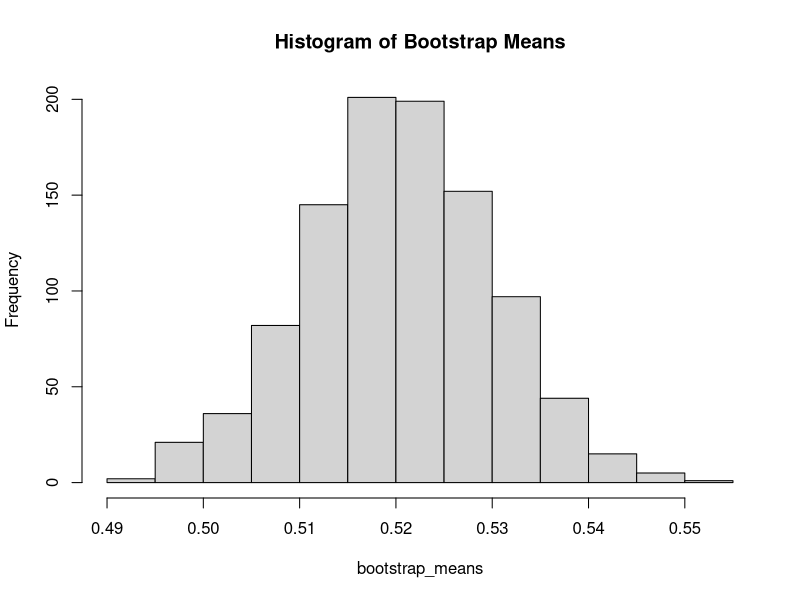
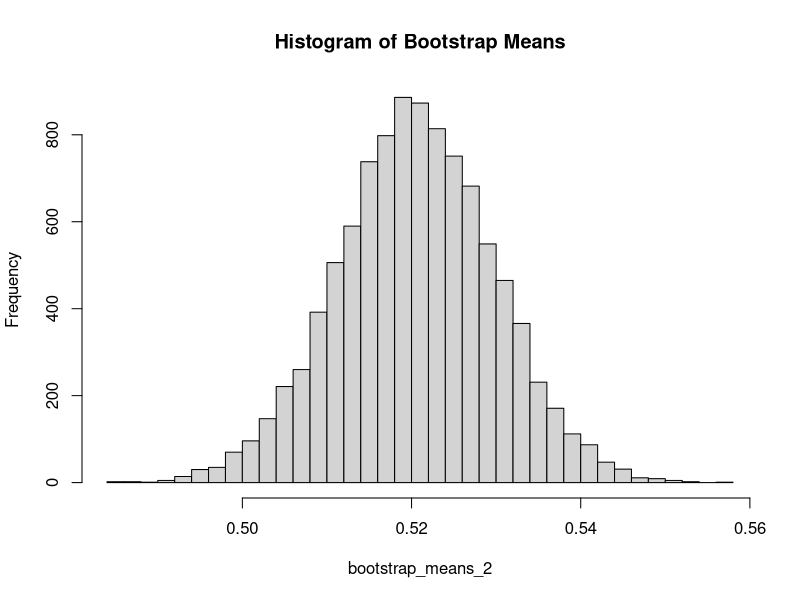
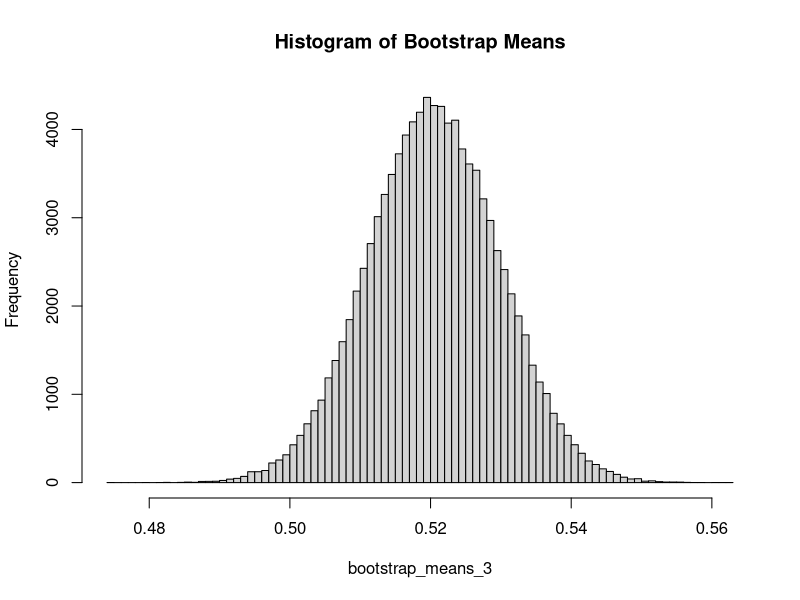

The R source for these figures, in order:
## ---- chunk 1
knitr::opts_chunk$set(echo = TRUE)

library(boot)
## ---- chunk 2

x_1 <- runif(1000, max = 1, min = 0)

mean_x1 <- mean(x_1)

print(mean_x1)

## ---- chunk 3

# Define a function to compute the mean of a bootstrap sample
compute_mean <- function(data, indices) {
  mean(data[indices])
}

# Perform bootstrapping
bootstrap_results <- boot(x_1, statistic = compute_mean, R = 1000)

bootstrap_se <- sd(bootstrap_results$t)

bootstrap_ci <- quantile(bootstrap_results$t, c(0.025, 0.975))

# Print results
print(paste("Bootstrap CIs:", bootstrap_ci))
print(paste("Bootstrap Standard Error:", bootstrap_se))


## ---- chunk 4

bootstrap_mean <- function(data, reps) {
  boot_means <- numeric(reps)
  for (i in 1:reps) {
    boot_sample <- sample(data, replace = TRUE)
    boot_means[i] <- mean(boot_sample)
  }
  return(boot_means)
}

bootstrap_means <- bootstrap_mean(x_1, reps = 1000)


hist(bootstrap_means, breaks = 20, main = "Histogram of Bootstrap Means")


# Compute bootstrap estimates
bootstrap_results <- boot(x_1, statistic = function(data, indices) mean(data[indices]), R = 1000)

# Compute bootstrap standard error and confidence intervals
bootstrap_se <- sd(bootstrap_results$t)
bootstrap_ci <- quantile(bootstrap_results$t, c(0.025, 0.975))
print(bootstrap_se)
print(bootstrap_ci)

## ---- chunk 5

bootstrap_mean_2 <- function(data, reps) {
  boot_means <- numeric(reps)
  for (i in 1:reps) {
    boot_sample <- sample(data, replace = TRUE)
    boot_means[i] <- mean(boot_sample)
  }
  return(boot_means)
}

bootstrap_means_2 <- bootstrap_mean(x_1, reps = 10000)


hist(bootstrap_means_2, breaks = 50, main = "Histogram of Bootstrap Means")


# Compute bootstrap estimates
bootstrap_results_2 <- boot(x_1, statistic = function(data, indices) mean(data[indices]), R = 10000)

# Compute bootstrap standard error and confidence intervals
bootstrap_se_2 <- sd(bootstrap_results_2$t)
bootstrap_ci_2 <- quantile(bootstrap_results_2$t, c(0.025, 0.975))
print(bootstrap_se_2)
print(bootstrap_ci_2)


## ---- chunk 6

bootstrap_mean_3 <- function(data, reps) {
  boot_means <- numeric(reps)
  for (i in 1:reps) {
    boot_sample <- sample(data, replace = TRUE)
    boot_means[i] <- mean(boot_sample)
  }
  return(boot_means)
}

bootstrap_means_3 <- bootstrap_mean(x_1, reps = 100000)


hist(bootstrap_means_3, breaks = 100, main = "Histogram of Bootstrap Means")


# Compute bootstrap estimates
bootstrap_results_3 <- boot(x_1, statistic = function(data, indices) mean(data[indices]), R = 100000)

# Compute bootstrap standard error and confidence intervals
bootstrap_se_3 <- sd(bootstrap_results_3$t)
bootstrap_ci_3 <- quantile(bootstrap_results_3$t, c(0.025, 0.975))
print(bootstrap_se_3)
print(bootstrap_ci_3)


